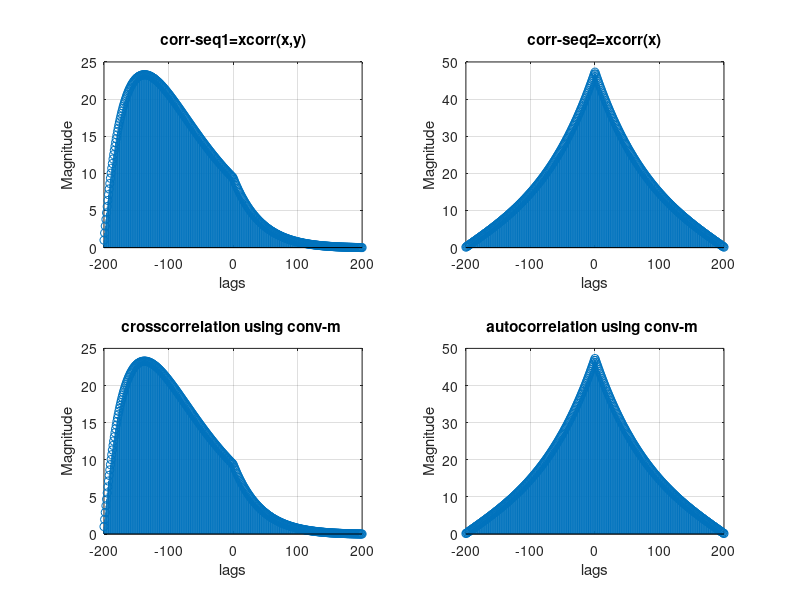

MATLAB code to generate this figure:
clear all
clc
%% specifications 
t=0:.1:20;                                                      %%individuals
x=(0.9).^t;
n=-20:.1:0;
y=(0.8).^(-n);
%% using Xcorr function
corr_seq1=xcorr(x,y);                                          %%calciuting crosscorrelation  using xcorr function            
[corr_seq1 lags]=xcorr(x,y); 

corr_seq2=xcorr(x);                                            %%calciuting autocorrelation using xcorr function
[corr_seq2 lags]=xcorr(x);
%% plots
subplot(2,2,1); stem(lags,corr_seq1);  grid
xlabel('lags'); ylabel('Magnitude');
title('corr-seq1=xcorr(x,y)')
subplot(2,2,2); stem(lags,corr_seq2); grid
xlabel('lags'); ylabel('Magnitude');
title('corr-seq2=xcorr(x)')
%% using conv_m function
crosscorrelation=conv(fliplr(x),y);                            %%calciuting crosscorrelation using conv_m function                                   
autocorrelation=conv(fliplr(x),x);                             %%calciuting autocorrelation using conv_m function     
%% plots        
subplot(2,2,3); stem(lags,fliplr(crosscorrelation)); grid
xlabel('lags'); ylabel('Magnitude');
title('crosscorrelation using conv-m ')
subplot(2,2,4); stem(lags,fliplr(autocorrelation)); grid
xlabel('lags'); ylabel('Magnitude');
title('autocorrelation using conv-m ')












